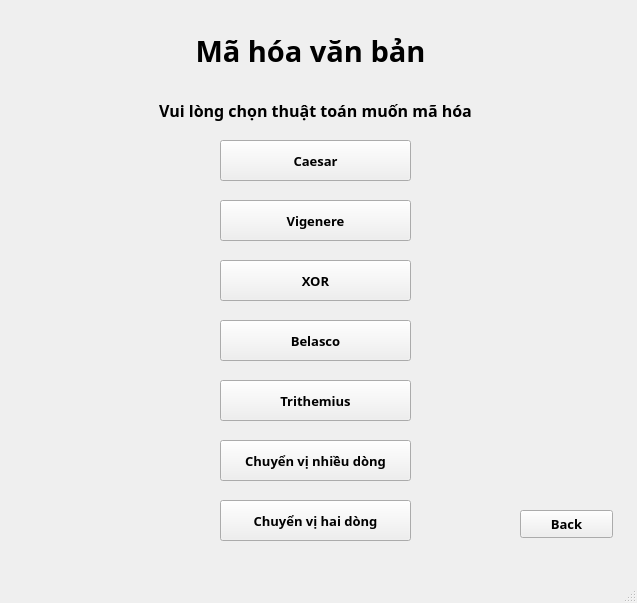
<?xml version="1.0" encoding="UTF-8"?>
<ui version="4.0">
 <class>MainWindow</class>
 <widget class="QMainWindow" name="MainWindow">
  <property name="geometry">
   <rect>
    <x>0</x>
    <y>0</y>
    <width>637</width>
    <height>603</height>
   </rect>
  </property>
  <property name="windowTitle">
   <string>MainWindow</string>
  </property>
  <widget class="QWidget" name="centralwidget">
   <widget class="QLabel" name="label">
    <property name="geometry">
     <rect>
      <x>180</x>
      <y>0</y>
      <width>261</width>
      <height>101</height>
     </rect>
    </property>
    <property name="font">
     <font>
      <family>Sitka Heading Semibold</family>
      <pointsize>22</pointsize>
      <weight>75</weight>
      <bold>true</bold>
     </font>
    </property>
    <property name="text">
     <string>Mã hóa văn bản</string>
    </property>
    <property name="alignment">
     <set>Qt::AlignCenter</set>
    </property>
   </widget>
   <widget class="QLabel" name="label_2">
    <property name="geometry">
     <rect>
      <x>120</x>
      <y>90</y>
      <width>391</width>
      <height>41</height>
     </rect>
    </property>
    <property name="font">
     <font>
      <family>Segoe UI Semibold</family>
      <pointsize>12</pointsize>
      <weight>75</weight>
      <bold>true</bold>
     </font>
    </property>
    <property name="toolTipDuration">
     <number>-1</number>
    </property>
    <property name="lineWidth">
     <number>0</number>
    </property>
    <property name="text">
     <string>Vui lòng chọn thuật toán muốn mã hóa</string>
    </property>
    <property name="alignment">
     <set>Qt::AlignCenter</set>
    </property>
   </widget>
   <widget class="QPushButton" name="pushButton">
    <property name="geometry">
     <rect>
      <x>220</x>
      <y>140</y>
      <width>191</width>
      <height>41</height>
     </rect>
    </property>
    <property name="font">
     <font>
      <family>Segoe UI Semibold</family>
      <pointsize>10</pointsize>
      <weight>75</weight>
      <bold>true</bold>
     </font>
    </property>
    <property name="text">
     <string>Caesar</string>
    </property>
   </widget>
   <widget class="QPushButton" name="pushButton_2">
    <property name="geometry">
     <rect>
      <x>220</x>
      <y>200</y>
      <width>191</width>
      <height>41</height>
     </rect>
    </property>
    <property name="font">
     <font>
      <family>Segoe UI Semibold</family>
      <pointsize>10</pointsize>
      <weight>75</weight>
      <bold>true</bold>
     </font>
    </property>
    <property name="text">
     <string>Vigenere</string>
    </property>
   </widget>
   <widget class="QPushButton" name="pushButton_3">
    <property name="geometry">
     <rect>
      <x>220</x>
      <y>320</y>
      <width>191</width>
      <height>41</height>
     </rect>
    </property>
    <property name="font">
     <font>
      <family>Segoe UI Semibold</family>
      <pointsize>10</pointsize>
      <weight>75</weight>
      <bold>true</bold>
     </font>
    </property>
    <property name="text">
     <string>Belasco</string>
    </property>
   </widget>
   <widget class="QPushButton" name="pushButton_4">
    <property name="geometry">
     <rect>
      <x>220</x>
      <y>380</y>
      <width>191</width>
      <height>41</height>
     </rect>
    </property>
    <property name="font">
     <font>
      <family>Segoe UI Semibold</family>
      <pointsize>10</pointsize>
      <weight>75</weight>
      <bold>true</bold>
     </font>
    </property>
    <property name="text">
     <string>Trithemius</string>
    </property>
   </widget>
   <widget class="QPushButton" name="pushButton_5">
    <property name="geometry">
     <rect>
      <x>220</x>
      <y>500</y>
      <width>191</width>
      <height>41</height>
     </rect>
    </property>
    <property name="font">
     <font>
      <family>Segoe UI Semibold</family>
      <pointsize>10</pointsize>
      <weight>75</weight>
      <bold>true</bold>
     </font>
    </property>
    <property name="text">
     <string>Chuyển vị hai dòng</string>
    </property>
   </widget>
   <widget class="QPushButton" name="pushButton_6">
    <property name="geometry">
     <rect>
      <x>220</x>
      <y>260</y>
      <width>191</width>
      <height>41</height>
     </rect>
    </property>
    <property name="font">
     <font>
      <family>Segoe UI Semibold</family>
      <pointsize>10</pointsize>
      <weight>75</weight>
      <bold>true</bold>
     </font>
    </property>
    <property name="text">
     <string>XOR</string>
    </property>
   </widget>
   <widget class="QPushButton" name="pushButton_7">
    <property name="geometry">
     <rect>
      <x>220</x>
      <y>440</y>
      <width>191</width>
      <height>41</height>
     </rect>
    </property>
    <property name="font">
     <font>
      <family>Segoe UI Semibold</family>
      <pointsize>10</pointsize>
      <weight>75</weight>
      <bold>true</bold>
     </font>
    </property>
    <property name="text">
     <string>Chuyển vị nhiều dòng</string>
    </property>
   </widget>
   <widget class="QPushButton" name="btnback">
    <property name="geometry">
     <rect>
      <x>520</x>
      <y>510</y>
      <width>93</width>
      <height>28</height>
     </rect>
    </property>
    <property name="font">
     <font>
      <family>Segoe UI Semibold</family>
      <pointsize>10</pointsize>
      <weight>75</weight>
      <bold>true</bold>
     </font>
    </property>
    <property name="text">
     <string>Back</string>
    </property>
   </widget>
  </widget>
  <widget class="QMenuBar" name="menubar">
   <property name="geometry">
    <rect>
     <x>0</x>
     <y>0</y>
     <width>637</width>
     <height>26</height>
    </rect>
   </property>
  </widget>
  <widget class="QStatusBar" name="statusbar"/>
 </widget>
 <resources/>
 <connections/>
</ui>
